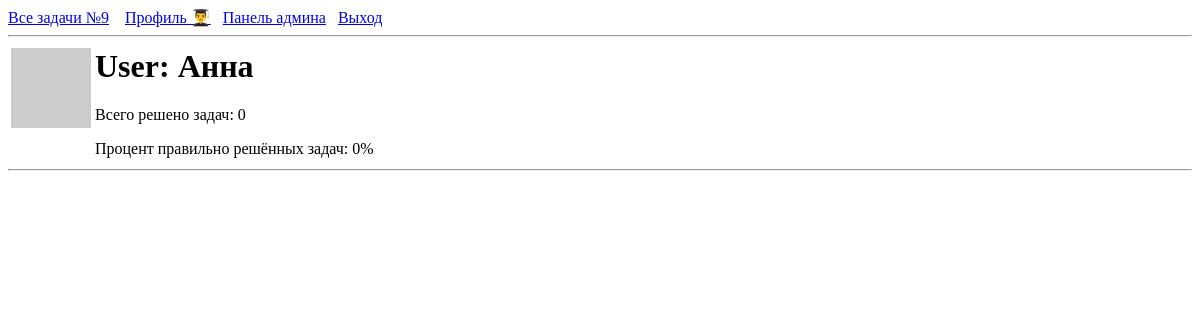
The app's page /user/Анна (signed in), older data.
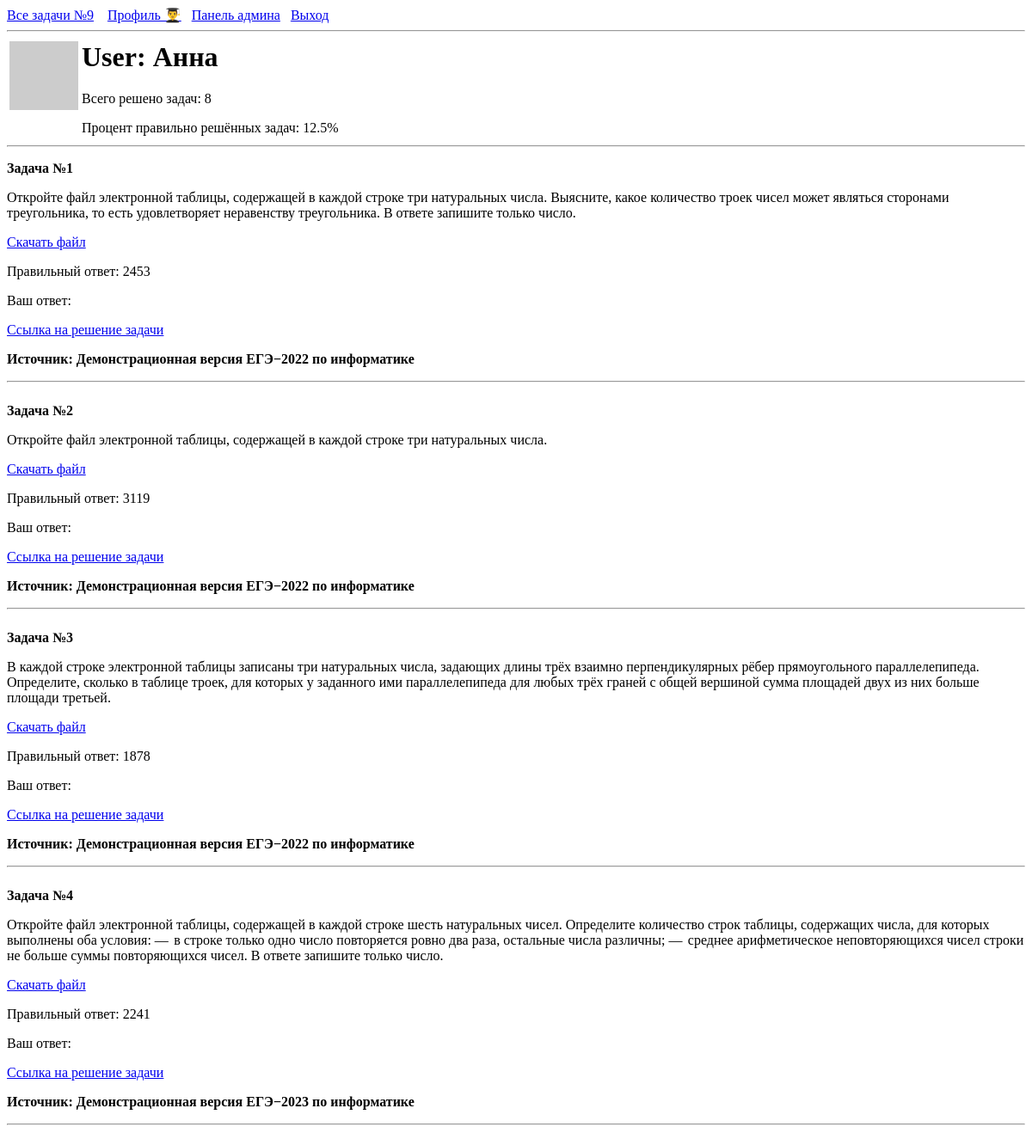
The same page, newer data.
### app/models.py (models this page shows, shortened)
class User(UserMixin, db.Model): # создание модели пользователей в базе данных
    id = db.Column(db.Integer, primary_key=True) # поле ID пользователя,db.Integer - целое число, primary_key-первичный ключ(уникален для всех пользователей)
    username=db.Column(db.String(64), index=True, unique=True) # поле имени пользователя,db.String(64)-строка максимум 64 символа,index- упрощение поиска,uniqu-поле должно быть уникальным
    email=db.Column(db.String(120), index=True, unique=True) # поле почты пользователя
    password_hash=db.Column(db.String(128)) # поле хэша пароля(уникальный код, созданный по паролю; при входе сравнивается именно хэш)
    admin = db.Column(db.Boolean, default=False, nullable=False) # поле указания является ли пользователь админом, db.Boolean-логическое значение(либо true либо false),default=False-по умолчанию пользователь не админ,nullable=False-поле не может содержать нулевые значения
    count_tasks = db.Column(db.Integer, default=0 ) # поле количества решённых задач, значение по умолчанию 0
    count_correct_tasks = db.Column(db.Integer, default=0 ) # поле количества правильно решенных задач
    tasks = db.relationship( # поле связки
        'Task', secondary = solved_tasks, # указание таблицы, с которой идёт связка, и таблицы,в которой указано как связаны задачи и пользователи
        primaryjoin = (solved_tasks.c.user_id == id),
        secondaryjoin = (solved_tasks.c.task_id==Task.id),
        backref = db.backref('solvedtasks', lazy = 'dynamic'),# имя для связки и режим выполнения запроса
        lazy = 'dynamic'
    )
    def avatar(self,size): # метод для демонстрации аватара
        digest = md5(self.email.lower().encode('utf-8')).hexdigest() # создание хеша по email пользователя в 16-ном коде
        return f'https://www.gravatar.com/avatar/{digest}?d=identicon&s={size}' # ссылка на аватар с сайта граватар, digest-хеш пользователя,d=identicon-картинка по умолчанию, s={size}-размер картинки
    def solved_tasks(self):
        return Task.query.join(
            solved_tasks, (solved_tasks.c.task_id==Task.id)).filter(
            solved_tasks.c.user_id==self.id)
    def task_is_solved(self, task):
        return self.tasks.filter(solved_tasks.c.task_id==task.id).count()>0

class Task(db.Model):# создание модели задач в базе данных
    id = db.Column(db.Integer, primary_key=True) # поле ID задач,db.Integer - целое число,primary_key-первичный ключ(уникален для всех задач)
    body = db.Column(db.String(1024)) # поле текста задачи, максимум 1024 символа
    link = db.Column(db.String(256)) # поле ссылки для скачивания файла
    answer = db.Column(db.String(32)) # поле правильного ответа к задаче
    author = db.Column(db.String(64)) # поле имени автора задачи
    link_solution = db.Column(db.String(256))

### app/routes.py (the view)
@app.route('/user/<username>')
@login_required
def user(username):
    user = User.query.filter_by(username=username).first_or_404()
    tasks = user.solved_tasks()
    return render_template('user.html', user=user, tasks=tasks, solved_tasks=solved_tasks)

### app/models.py (called while the page is built)
@login.user_loader # регистрирование пользовательского загрузчика
def load_user(id): # функция пользовательского загрузчика
    return User.query.get(int(id)) # возврат пользователя из базы данных по id

### app/templates/user.html
{% extends "base.html" %}
{% block content %}
<table>
    <tr valign="top">
        <td><img src="{{ user.avatar(128) }}"></td>
        <td>
            <h1>User: {{ user.username }}</h1>
            <p>Всего решено задач: {{ user.count_tasks }}</p>
            {% if user.count_tasks %}
            <p> Процент правильно решённых задач: {{ user.count_correct_tasks/user.count_tasks*100 }}%</p>
            {% else %}
            <p> Процент правильно решённых задач: 0%</p>
            {% endif %}
        </td>
    </tr>
</table>
<hr>
{% for task in tasks %}
{% include '_task.html' %}
{% endfor %}
{% endblock %}

### app/templates/base.html (shortened to what this page needs)
<html>
<head>
</head>
<body>
<div>
    <a href="/main">Все задачи №9</a>&nbsp&nbsp&nbsp
    {% if current_user.is_anonymous %}
        <a href="/login">Вход</a>&nbsp&nbsp
    {% else %}
        <a href="/user/{{ current_user.username }}">Профиль 👨‍🎓</a>&nbsp&nbsp
        {% if current_user.admin %}<a href="/admin">Панель админа</a>&nbsp&nbsp {% endif %}
        <a href="/logout">Выход</a>&nbsp&nbsp
    {% endif %}
</div>
<hr>
{% block content %}{% endblock %}
</body>
</html>

### app/templates/_task.html (shortened to what this page needs)
<table id="{{ task.id }}">
    <tr valign="top"><p><b>Задача №{{ task.id }}</b></p></tr>
    <tr valign="top"><p>{{ task.body }}</p></tr>
    <tr valign="top"><p><a href="{{ task.link }}">Скачать файл</a></p></tr>
    {% if current_user.task_is_solved(task) %}
    <tr valign="top"><p>Правильный ответ: {{ task.answer }}</p></tr>
    <tr valign="top"><p>Ваш ответ: {{ solved_tasks.select().where(solved_tasks.c.user_id==current_user.id, solved_tasks.c.task_id==task.id).params()['answer'] }} </p></tr>
    <tr valign="top"><p><a href="{{ task.link_solution }}">Ссылка на решение задачи</a></p></tr>
    {% endif %}
    <tr valign="top"><p><b>Источник: {{ task.author }}</b></p></tr>
<hr>
</table>

Row changes from the older to the newer data that the page shows:
changed User "Анна": count_tasks "0" → "8"; user.count_correct_tasks/user.count_tasks*100 (not shown) → "12.5"
now on this page (row unchanged): Task: id "1", body "Откройте файл электронной таблицы, содержащей в каждой строке три натуральных числа. Выясните, какое количество троек чисел может являться сторонами треугольника, то есть удовлетворяет неравенству треугольника. В ответе запишите только число.", answer "2453", author "Демонстрационная версия ЕГЭ−2022 по информатике"
added Task: id "2", body "Откройте файл электронной таблицы, содержащей в каждой строке три натуральных числа.", answer "3119", author "Демонстрационная версия ЕГЭ−2022 по информатике"
added Task: id "3", body "В каждой строке электронной таблицы записаны три натуральных числа, задающих длины трёх взаимно перпендикулярных рёбер прямоугольного параллелепипеда. Определите, сколько в таблице троек, для которых у заданного ими параллелепипеда для любых трёх граней с общей вершиной сумма площадей двух из них больше площади третьей.", answer "1878", author "Демонстрационная версия ЕГЭ−2022 по информатике"
added Task: id "4", body "Откройте файл электронной таблицы, содержащей в каждой строке шесть натуральных чисел. Определите количество строк таблицы, содержащих числа, для которых выполнены оба условия: — в строке только одно число повторяется ровно два раза, остальные числа различны; — среднее арифметическое неповторяющихся чисел строки не больше суммы повторяющихся чисел. В ответе запишите только число.", answer "2241", author "Демонстрационная версия ЕГЭ−2023 по информатике"
Text that changed along with them:
text no longer shown: "Процент правильно решённых задач: 0%"
text now shown: "Процент правильно решённых задач: %"
